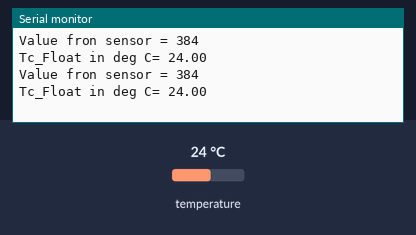
A sketch run on a simulated Arduino Uno, built with avr-gcc and run on an emulated ATmega328P. On the bench: the last lines printed to the serial monitor. The inputs (shaded band) are chosen by the test bench; at power-on: temperature 24 °C.

Above: at 2.8 s.
2.9 s: temperature set to 8 °C
At 3.9 s:
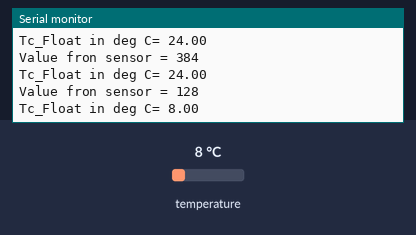
7.1 s: temperature set to 12 °C
At 7.5 s:
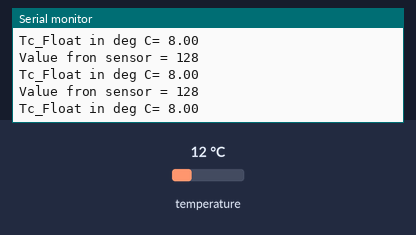
Timing chart, 0 to 10.1 s (numbered marks = the images above; inputs shaded):
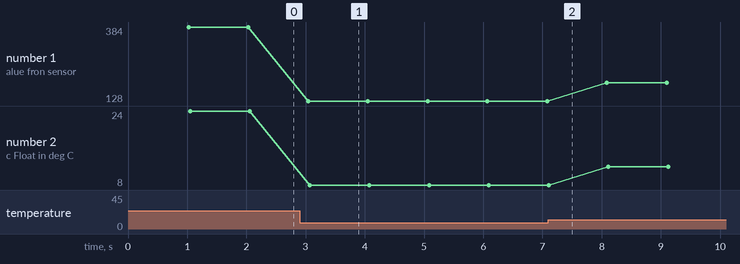

The sketch:

biTToe_KY-001_tempSensor.ino
```cpp
#include <Arduino.h>
#include <OneWire.h>
#include <wire.h>

// DS18S20 Temperature chip i/o
OneWire ds(10);  // on pin 10

//*** set program constants
int HighByte, LowByte;
int TReading;
int SignBit;
float Tc_Float;

byte i;
byte present = 0;
byte data[12];
byte addr[8];

void setup(void) {
  // initialize inputs/outputs
  // start serial port
  Serial.begin(9600);

  //*** Find device address
  if ( !ds.search(addr)) {
    Serial.print("No more addresses.\n");
    ds.reset_search();
    return;
  }

  Serial.print("R=");
  for( i = 0; i < 8; i++) {
    Serial.print(addr[i], HEX);
    Serial.print(" ");
  }

  if ( OneWire::crc8( addr, 7) != addr[7]) {
    Serial.print("CRC is not valid!\n");
    return;
  }
 //*** Identify device
  if ( addr[0] == 0x10) {
    Serial.print("Device is a DS18S20 family device.\n");
  }
  else if ( addr[0] == 0x28) {
    Serial.print("Device is a DS18B20 family device.\n");
  }
  else {
    Serial.print("Device family is not recognized: 0x");
    Serial.println(addr[0],HEX);
    return;
  }
}

void loop(void) {

  /*
  * we could do a ds.depower() here,
  * but the reset will take care of it.
  */
  ds.reset();
  ds.select(addr);
  ds.write(0x44,1); // start conversion, with parasite power on at the end

  delay(1000);  // maybe 750ms is enough, maybe not

  present = ds.reset();
  ds.select(addr);
  ds.write(0xBE);         // Read Scratchpad

  // Serial.print("P=");  // RAW temp data in HEX
  // Serial.print(present,HEX);
  // Serial.print(" ");
  for ( i = 0; i < 9; i++) {  // we need 9 bytes
    data[i] = ds.read();
    // Serial.print(data[i], HEX); //print raw tmp in HEX
    // Serial.print(" ");
  }
  // Serial.print(" CRC=");
  // Serial.print( OneWire::crc8( data, 8), HEX);
  // Serial.println();

  //Conversion of raw data to C
  LowByte = data[0];
  HighByte = data[1];
  TReading = (HighByte << 8) + LowByte;
  SignBit = TReading & 0x8000;  // test most sig bit
  if (SignBit) // negative
  {
    TReading = (TReading ^ 0xffff) + 1; // 2's comp
  }

  Serial.print("Value fron sensor = ");
  Serial.println(TReading);
  Serial.println("");

  /*
  * The raw sensor data from TReading is an INTEGER
  * it must be "converted" to a FLOAT to be useful
  * So...
  * If we multiply TReading -which is an INTEGER
  * by 0.0625 -which is a FLOAT, the result will be a
  * FLOAT
  */
  Tc_Float = TReading * .0625;  // convert from raw (INT) to deg. C (FLOAT)

  Serial.print("Tc_Float in deg C= ");
  if (SignBit) // If its negative
  {
    Serial.print("-");
  }
  Serial.println(Tc_Float);


}
```

Measured:
- after the input at 2.9 s, the serial monitor: prints a new line after 0.14 s (image 1)
- plotted number 1: 384 → 128 after the input at 2.9 s, 128 → 192 after the input at 7.1 s
- plotted number 2: 24 → 8 after the input at 2.9 s, 8 → 12 after the input at 7.1 s
